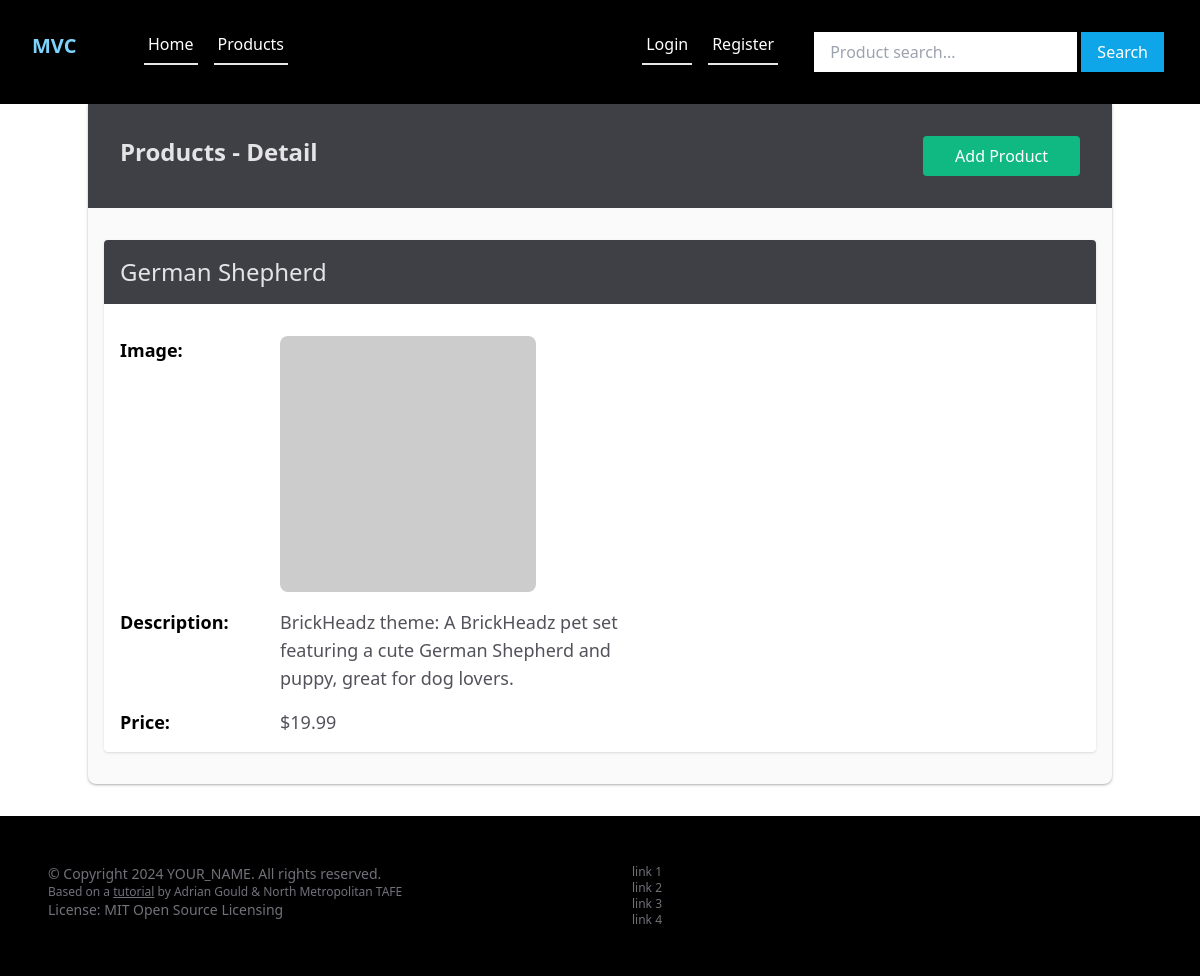
The page /products/40440 on the database its author committed.
### tables this page shows
CREATE TABLE IF NOT EXISTS `products`
(
    `id`          bigint unsigned NOT NULL AUTO_INCREMENT,
    `user_id`     bigint unsigned      DEFAULT 10,
    `name`        varchar(255)    NOT NULL,
    `description` text,
    `price`       int                  DEFAULT NULL,
    `created_at`  timestamp       NULL DEFAULT CURRENT_TIMESTAMP,
    PRIMARY KEY (`id`)
);

### App/Controllers/ProductController.php (called while the page is built, shortened)
<?php
class ProductController
{
    protected $db;
    public function __construct()
    {
        $config = require basePath('config/db.php');
        $this->db = new Database($config);
    }
    public function show($params)
    {
        $id = $params['id'] ?? '';
        $params = [
            'id' => $id
        ];
        $sql = 'SELECT * FROM products WHERE id = :id';
        $product = $this->db->query($sql, $params)->fetch();
        loadView('products/show', [
            'product' => $product
        ]);
    }
}

### public/index.php (called while the page is built, shortened)
<?php
require '../helpers.php';
$router = new Router();
$uri = parse_url($_SERVER['REQUEST_URI'], PHP_URL_PATH);
$router->route($uri);

### Framework/Session.php (called while the page is built, shortened)
<?php
class Session
{
    public static function has($key)
    {
        return isset($_SESSION[$key]);
    }
}

### Framework/Middleware/Authorise.php (called while the page is built, shortened)
<?php
class Authorise
{
    public function isAuthenticated()
    {
        return Session::has('user');
    }
}

### Framework/Database.php (called while the page is built, shortened)
<?php
class Database
{
    public $conn;
    public function __construct($config)
    {
        $host = $config['host'];
        $port = $config['port'];
        $dbName = $config['dbname'];
        $dsn = "mysql:host={$host};port={$port};dbname={$dbName}";
        $options = [
            PDO::ATTR_ERRMODE => PDO::ERRMODE_EXCEPTION,
            PDO::ATTR_DEFAULT_FETCH_MODE => PDO::FETCH_OBJ
        ];
        try {
            $this->conn = new PDO($dsn, $config['username'], $config['password'], $options);
        } catch (PDOException $e) {
            throw new Exception("Database connection failed: {$e->getMessage()}");
        }
    }
    public function query($query, $params = [])
    {
        try {
            $statement = $this->conn->prepare($query);
            foreach ($params as $param => $value) {
                $statement->bindValue(':' . $param, $value);
            }
            $statement->execute();
        } catch (PDOException $e) {
            throw new Exception("Query failed to execute: {$e->getMessage()}");
        }
        return $statement;
    }
}

### App/views/products/show.view.php (the view, shortened to what this page needs)
<?php
loadPartial('navigation');
?>
<main class="container mx-auto bg-zinc-50 py-8 px-4 shadow shadow-black/25 rounded-b-lg flex flex-col flex-grow">
    <article>
        <header class="bg-zinc-700 text-zinc-200 -mx-4 -mt-8 p-8 mb-8 flex">
            <h1 class="grow text-2xl font-bold ">Products - Detail</h1>
            <p class="text-md flex-0 px-8 py-2 bg-emerald-500 hover:bg-emerald-600 text-white rounded transition ease-in-out duration-500">
                <a href="/products/create">Add Product</a>
            </p>
        </header>
        <section class="w-full bg-white shadow rounded p-4 flex flex-col gap-4">
            <h4 class="-mx-4 bg-zinc-700 text-zinc-200 text-2xl p-4 -mt-4 mb-4 rounded-t flex-0 flex justify-between">
                <?= $product->name ?>
            </h4>
            <section class="flex-grow flex flex-row">
                <h5 class="text-lg font-bold w-1/6 min-w-1/6">
                    Image:
                </h5>
                <p class="grow">
                    <img class="w-64 h-64 rounded-lg"
                         src="https://dummyimage.com/200x200/a1a1aa/fff&text=Image+Here"
                         alt="">
                </p>
            </section>
            <section class="flex-grow flex flex-row">
                <h5 class="text-lg font-bold w-1/6 min-w-1/6">
                    Description:
                </h5>
                <p class="grow max-w-96 text-zinc-600 text-lg">
                    <?= $product->description ?>
                </p>
            </section>
            <section class="flex-grow flex flex-row">
                <h5 class="text-lg font-bold w-1/6 min-w-1/6">
                    Price:
                </h5>
                <p class="grow text-lg text-zinc-600">
                    $<?= $product->price / 100 ?>
                </p>
            </section>
        </section>
    </article>
</main>
<?php
require_once basePath("App/views/partials/footer.view.php");
?>

### Framework/Router.php (shortened to what this page needs)
<?php
class Router
{
    protected $routes = [];
    public function registerRoute($method, $uri, $action, $middleware = [])
    {
        list($controller, $controllerMethod) = explode('@', $action);
        $this->routes[] = [
            'method' => $method,
            'uri' => $uri,
            'controller' => $controller,
            'controllerMethod' => $controllerMethod,
            'Middleware' => $middleware
        ];
    }
    public function route($uri)
    {
        $requestMethod = $_SERVER['REQUEST_METHOD'];
        foreach ($this->routes as $route) {
            $uriSegments = explode('/', trim($uri, '/'));
            $routeSegments = explode('/', trim($route['uri'], '/'));
            if (count($uriSegments) === count($routeSegments) && strtoupper($route['method'] === $requestMethod)) {
                $params = [];
                $match = true;
                $segments = count($uriSegments);
                for ($i = 0; $i < $segments; $i++) {
                    if ($routeSegments[$i] !== $uriSegments[$i] && !preg_match('/\{(.+?)}/', $routeSegments[$i])) {
                        $match = false;
                        break;
                    }
                    if (preg_match('/\{(.+?)}/', $routeSegments[$i], $matches)) {
                        $params[$matches[1]] = $uriSegments[$i];
                    }
                }
                if ($match) {
                    $controllerMethod = $route['controllerMethod'];
                    $controllerInstance = new $controller();
                    $controllerInstance->$controllerMethod($params);
                    return;
                }
            }
        }
    }
}

### App/views/partials/navigation.view.php (shortened to what this page needs)
<?php
$authenticated = new Authorise();
?>
<header class="bg-black text-white p-4 flex-grow-0 flex flex-row align-middle content-center">
    <h1 class="flex-0 w-32 text-xl p-4 ">
        <a href="#"
           class="py-4 px-4 -mx-4 -my-4 font-bold rounded text-sky-300 hover:text-sky-700 hover:bg-sky-300
                     transition ease-in-out duration-500">
            MVC
        </a>
    </h1>
    <nav class="flex flex-row gap-4 py-4 flex-grow">
        <p><a href="/"
              class="pb-2 px-1 text-text-zinc-700-200 hover:text-sky-300
                     border-0 border-b-2 hover:border-b-sky-500
                     transition ease-in-out duration-500">
                Home
            </a></p>
        <p><a href="/products"
              class="pb-2 px-1 text-text-zinc-700-200 hover:text-sky-300
                     border-0 border-b-2 hover:border-b-sky-500
                     transition ease-in-out duration-500">
                Products
            </a></p>
        <p class="flex-grow"></p>
        <?php
        if ($authenticated->isAuthenticated()):
            ?>
            <form method="POST" action="/auth/logout" class="">
                <button class="pb-2 px-1 text-text-zinc-700-200 hover:text-sky-300
                     border-0 border-b-2 hover:border-b-sky-500
                     transition ease-in-out duration-500">
                    <i class="fa fa-search"></i> Logout
                </button>
            </form>
        <?php
        else:
            ?>
            <p><a href="/auth/login"
                  class="pb-2 px-1 text-text-zinc-700-200 hover:text-sky-300
                     border-0 border-b-2 hover:border-b-sky-500
                     transition ease-in-out duration-500">
                    Login
                </a></p>
            <p><a href="/auth/register"
                  class="pb-2 px-1 text-text-zinc-700-200 hover:text-sky-300
                     border-0 border-b-2 hover:border-b-sky-500
                     transition ease-in-out duration-500">
                    Register
                </a></p>
        <?php
        endif;
        ?>
        <form method="GET" action="/products/search" class="block mx-5">
            <input type="text" name="keywords" placeholder="Product search..."
                   class="w-full md:w-auto px-4 py-2 focus:outline-none"/>
            <button class="w-full md:w-auto bg-sky-500 hover:bg-sky-600 text-white px-4 py-2 focus:outline-none transition ease-in-out duration-500">
                <i class="fa fa-search"></i> Search
            </button>
        </form>
    </nav>
</header>

### App/views/partials/footer.view.php (shortened to what this page needs)
<footer class="bg-black text-zinc-500 p-4 mt-8 flex flex-wrap flex-row text-sm">
    <section class="w-1/2 p-8">
        <p>&copy; Copyright 2024 YOUR_NAME. All rights reserved.</p>
        <p class="text-xs">
            Based on a <a href="https://github.com/AdyGCode/SaaS-FED-Notes/tree/main/session-07"
                          class="text-zinc-500 hover:text-white underline">tutorial</a>
            by <a href="https://adygcode.github.io"
                  class="text-zinc-500 hover:text-white">Adrian Gould</a> &
            <a href="https://adygcode.github.io"
               class="text-zinc-500 hover:text-red-700">North Metropolitan TAFE</a>
        </p>
        <p>License: MIT Open Source Licensing</p>
    </section>
    <section class="w-1/2 p-8 text-xs">
        <ul>
            <li><a href="#" class="text-zinc-500 hover:text-white">link 1</a></li>
            <li><a href="#" class="text-zinc-500 hover:text-white">link 2</a></li>
            <li><a href="#" class="text-zinc-500 hover:text-white">link 3</a></li>
            <li><a href="#" class="text-zinc-500 hover:text-white">link 4</a></li>
        </ul>
    </section>
</footer>
</body>
</html>

### rows shown on the page
products: name "German Shepherd", description "BrickHeadz theme: A BrickHeadz pet set featuring a cute German Shepherd and puppy, great for dog lovers.", $product->price/100 "19.99"
